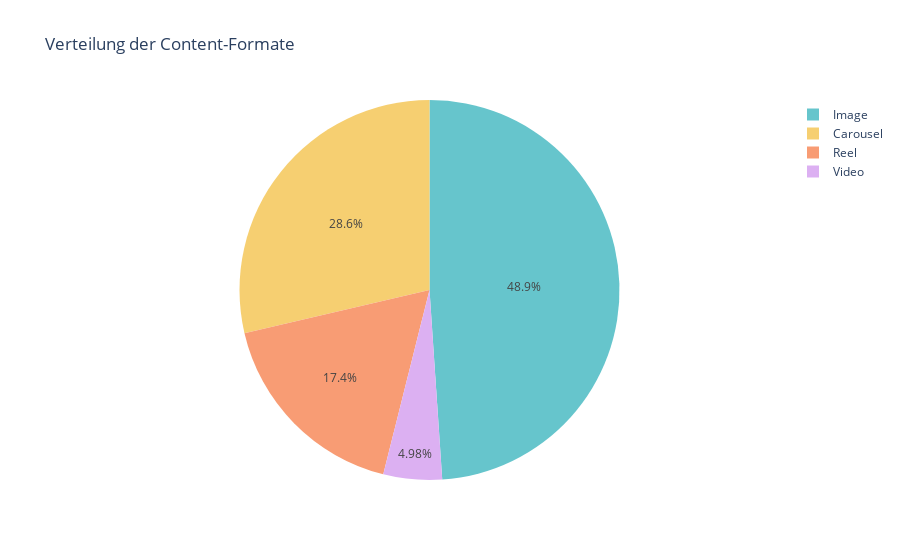

The notebook cell saved with this chart:
### Code cell
content_counts = df_posts['content_type'].value_counts().reset_index()
content_counts.columns = ['Content Format', 'Anzahl']

fig = px.pie(
    content_counts,
    values='Anzahl',
    names='Content Format',
    title='Verteilung der Content-Formate',
    color_discrete_sequence=px.colors.qualitative.Pastel
)

fig.show()

### Figure 1 — Plotly figure (JSON) as saved in the notebook; plotly's stock layout.template omitted (floating-point values rounded to 4 significant figures)
{"data": [{"domain": {"x": [0, 1], "y": [0, 1]}, "hovertemplate": "Content Format=%{label}<br>Anzahl=%{value}<extra></extra>", "labels": ["Image", "Carousel", "Reel", "Video"], "legendgroup": "", "name": "", "showlegend": true, "type": "pie", "values": [275, 161, 98, 28]}], "layout": {"legend": {"tracegroupgap": 0}, "piecolorway": ["rgb(102, 197, 204)", "rgb(246, 207, 113)", "rgb(248, 156, 116)", "rgb(220, 176, 242)", "rgb(135, 197, 95)", "rgb(158, 185, 243)", "rgb(254, 136, 177)", "rgb(201, 219, 116)", "rgb(139, 224, 164)", "rgb(180, 151, 231)", "rgb(179, 179, 179)"], "title": {"text": "Verteilung der Content-Formate"}}}
